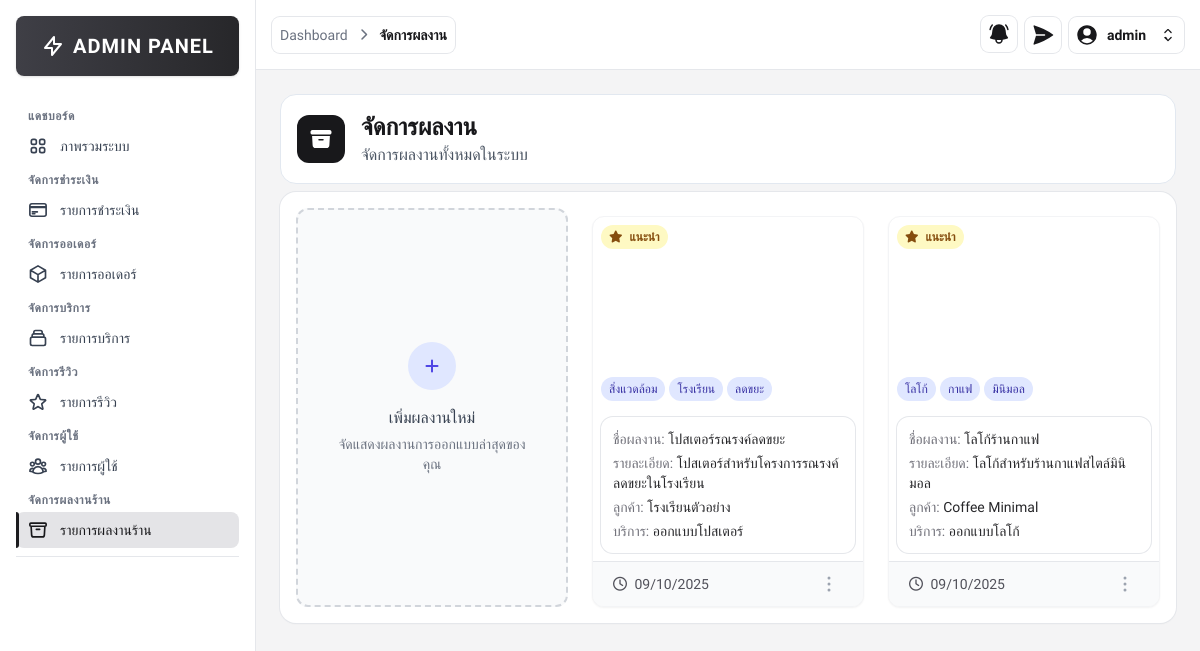
Page /src/admin/portfolio_list.php (signed in) on the committed database.
### tables this page shows
CREATE TABLE portfolios (
    portfolio_id INT AUTO_INCREMENT PRIMARY KEY,
    service_id INT NOT NULL,
    title VARCHAR(255) NOT NULL,
    description TEXT,
    image_url VARCHAR(255) NOT NULL,
    thumbnail_url VARCHAR(255),
    client_name VARCHAR(100),
    project_date DATE,
    tags JSON,
    is_featured BOOLEAN DEFAULT FALSE,
    is_active BOOLEAN DEFAULT TRUE,
    created_at TIMESTAMP DEFAULT CURRENT_TIMESTAMP,
    updated_at TIMESTAMP DEFAULT CURRENT_TIMESTAMP ON UPDATE CURRENT_TIMESTAMP,
    FOREIGN KEY (service_id) REFERENCES services(service_id)
);

CREATE TABLE services (
    service_id INT AUTO_INCREMENT PRIMARY KEY,
    service_name TEXT NOT NULL,
    slug VARCHAR(255) UNIQUE NOT NULL,
    short_description TEXT,
    base_price DECIMAL(10,2),
    price_unit VARCHAR(10),
    is_featured BOOLEAN DEFAULT FALSE,
    is_active BOOLEAN DEFAULT TRUE,
    created_at DATETIME DEFAULT CURRENT_TIMESTAMP,
    updated_at DATETIME DEFAULT CURRENT_TIMESTAMP ON UPDATE CURRENT_TIMESTAMP
);

### src/admin/portfolio_list.php (the view, shortened to what this page needs)
<?php
require __DIR__ . '/../includes/db_connect.php';
$sql = "SELECT p.*, s.service_name
        FROM portfolios p
        LEFT JOIN services s ON p.service_id = s.service_id
        ORDER BY p.created_at DESC";
$result = $conn->query($sql); ?>
<!DOCTYPE html>
<html lang="th">
<head>
	<script src="https://cdn.tailwindcss.com"></script>
	<link rel="stylesheet" href="https://cdnjs.cloudflare.com/ajax/libs/font-awesome/6.4.0/css/all.min.css" />
</head>
<body class="font-thai bg-zinc-100">
	<?php include '../includes/sidebar.php'; ?>
	<div class="ml-64">
		<?php
		include '../includes/admin_navbar.php';
		?>
		<div class="p-6">
			<div class=" text-zinc-900 bg-white rounded-2xl border border-slate-200 mb-2">
				<div class="flex items-center p-4">
					<div class="mr-4 rounded-xl bg-zinc-900 p-3">
					</div>
					<div class="">
						<h1 class="flex items-center text-2xl font-bold text-zinc-900">
							จัดการผลงาน
						</h1>
						<p class="text-gray-600">
							จัดการผลงานทั้งหมดในระบบ
						</p>
					</div>
				</div>
			</div>
			<div class="max-w-7xl mx-auto">
				<div class="grid grid-cols-3 gap-6 bg-white rounded-2xl shadow-sm p-4 space-y-2 cursor-pointer ring-1 ring-gray-200">
					<a href="portfolio_add.php" class="border-2 border-dashed border-gray-300 rounded-xl hover:border-indigo-400 transition duration-300 flex flex-col items-center justify-center p-8 bg-gray-50">
						<div class="w-12 h-12 bg-indigo-100 rounded-full flex items-center justify-center text-indigo-600 mb-4">
							<i class="fas fa-plus"></i>
						</div>
						<h3 class="font-medium text-gray-700 mb-1">เพิ่มผลงานใหม่</h3>
						<p class="text-gray-500 text-sm text-center">จัดแสดงผลงานการออกแบบล่าสุดของคุณ</p>
					</a>
					<?php if (
						$result->num_rows > 0
					): ?>
						<?php while ($portfolio = $result->fetch_assoc()):
							$tags = json_decode($portfolio['tags'], true);
							$imagePath = __DIR__ . '/../../' . $portfolio['image_url'];
							$imageExists =
								file_exists($imagePath); ?>
							<div
								class="portfolio-item bg-white rounded-xl shadow-sm overflow-hidden border border-gray-100 relative">
								<div class="relative">
									<div class="w-full h-48 <?= $imageExists ? '' : '' ?>">
										<?php if ($imageExists): ?>
											<img src="/graphic-design/<?= htmlspecialchars($portfolio['image_url']) ?>"
												alt="<?= htmlspecialchars($portfolio['title']) ?>"
												class="w-full h-full object-cover" />
										<?php else: ?>
											<div
												class="w-full h-full flex items-center justify-center text-white font-bold text-2xl">
											</div>
										<?php endif; ?>
									</div>
									<div class="absolute bottom-2 flex space-x-2 ml-2">
										<?php
										$cleanTags = [];
										if (is_array($tags)) {
											$cleanTags = array_values(array_filter(array_map('trim', $tags), function ($v) {
												return $v !== '';
											}));
										}
										?>
										<?php if (!empty($cleanTags)): ?>
											<div class="mt-3 flex flex-wrap gap-1">
												<?php foreach (array_slice($cleanTags, 0, 3) as $tag): ?>
													<span class="inline-flex items-center px-2 py-1 rounded-full text-xs font-medium bg-indigo-100 text-indigo-800">
														<?= htmlspecialchars($tag) ?>
													</span>
												<?php endforeach; ?>
											</div>
										<?php endif; ?>
									</div>
									<div class="absolute top-2 flex space-x-2">
										<?php if ($portfolio['is_featured']): ?>
											<span
												class="px-2 py-1 bg-yellow-100 text-yellow-800 text-xs font-bold rounded-full ml-2">
												<i class="fas fa-star mr-1"></i>
												แนะนำ
											</span>
										<?php endif; ?>
									</div>
								</div>
								<div class="p-2">
									<div class="p-3 rounded-xl ring-1 ring-gray-200">
										<h3 class="text-zinc-800 text-sm">
											<span class="text-zinc-500">ชื่อผลงาน:</span>
											<?= htmlspecialchars($portfolio['title']) ?>
										</h3>
										<p class="text-zinc-800 text-sm mt-1">
											<span class="text-zinc-500">รายละเอียด:</span>
											<?= nl2br(htmlspecialchars($portfolio['description'])) ?>
										</p>
										<?php if ($portfolio['client_name']): ?>
											<p class="text-zinc-800 text-sm mt-1">
												<span class="text-zinc-500">ลูกค้า:</span>
												<?= htmlspecialchars($portfolio['client_name']) ?>
											</p>
										<?php endif; ?>
										<p class="text-zinc-800 text-sm mt-1">
											<span class="text-zinc-500">บริการ:</span>
											<?= htmlspecialchars($portfolio['service_name']) ?>
										</p>
									</div>
								</div>
								<div class="border-t border-gray-200 px-5 py-2 bg-gray-50 flex justify-between items-center">
									<div class="text-zinc-600 text-sm">
										<i class="far fa-clock mr-1"></i>
										<?= date('d/m/Y', strtotime($portfolio['created_at'])) ?>
									</div>
									<div class="flex justify-center">
										<button id="dropdownDefaultButton<?= $portfolio['portfolio_id'] ?>" data-dropdown-toggle="cancel<?= $portfolio['portfolio_id'] ?>" class="flex items-center p-0.5 text-sm font-medium text-center text-gray-400 rounded-lg hover:bg-gray-100 focus:ring-4 focus:outline-none focus:ring-gray-200" type="button">
											<svg xmlns="http://www.w3.org/2000/svg" viewBox="0 0 24 24" fill="currentColor" class="size-6">
												<path fill-rule="evenodd" d="M10.5 6a1.5 1.5 0 1 1 3 0 1.5 1.5 0 0 1-3 0Zm0 6a1.5 1.5 0 1 1 3 0 1.5 1.5 0 0 1-3 0Zm0 6a1.5 1.5 0 1 1 3 0 1.5 1.5 0 0 1-3 0Z" clip-rule="evenodd" />
											</svg>
										</button>
									</div>
								</div>
							</div>
						<?php endwhile; ?>
					<?php endif; ?>
				</div>
			</div>
		</div>
	</div>
</body>
</html>

### rows in the picture
portfolios: tags "สิ่งแวดล้อม", tags "โรงเรียน", tags "ลดขยะ", is_featured 1 (drawn), title "โปสเตอร์รณรงค์ลดขยะ", description "โปสเตอร์สำหรับโครงการรณรงค์ลดขยะในโรงเรียน", client_name "โรงเรียนตัวอย่าง", service.service_name "ออกแบบโปสเตอร์", created_at "09/10/2025"
portfolios: tags "โลโก้", tags "กาแฟ", tags "มินิมอล", is_featured 1 (drawn), title "โลโก้ร้านกาแฟ", description "โลโก้สำหรับร้านกาแฟสไตล์มินิมอล", client_name "Coffee Minimal", service.service_name "ออกแบบโลโก้", created_at "09/10/2025"

### other values in the picture
$item "Dashboard"
$item "จัดการผลงาน"
$fullname "admin"
